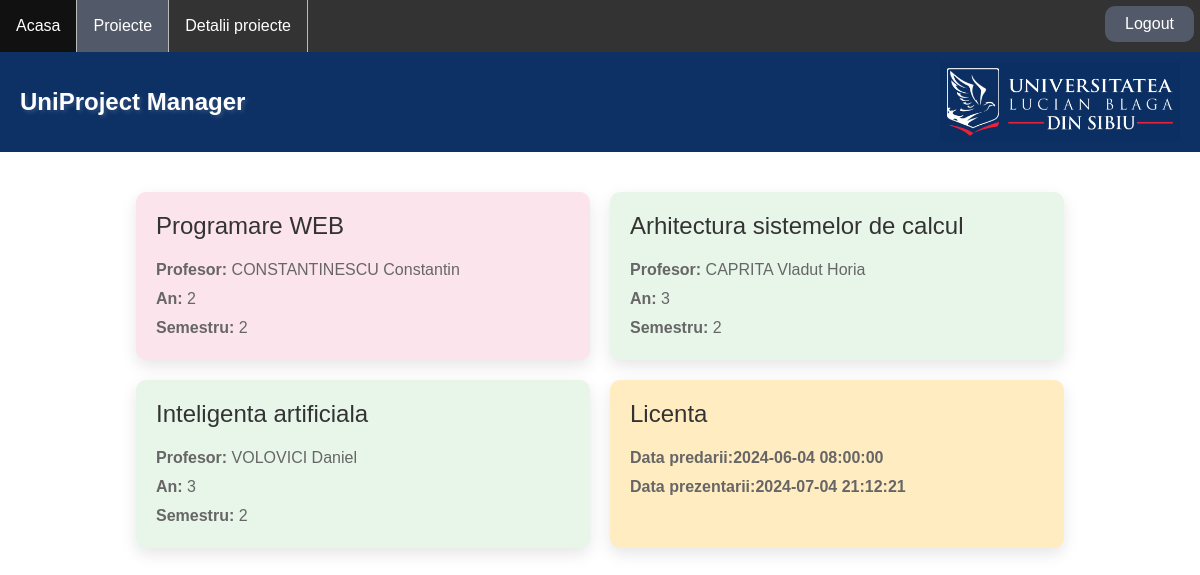
Screenshot of /proiecte_student.php (signed in) with the database file from the repository.
### tables this page shows
CREATE TABLE `orar` (
  `id_orar` int(10) NOT NULL,
  `id_profesor` int(5) NOT NULL DEFAULT 0,
  `id_materie` int(5) NOT NULL DEFAULT 0,
  `id_sala` int(5) NOT NULL DEFAULT 0,
  `id_tip` int(5) NOT NULL DEFAULT 0,
  `paritate` int(1) NOT NULL DEFAULT 0,
  `id_nivel` int(10) NOT NULL DEFAULT 0,
  `zi` char(10) NOT NULL DEFAULT '',
  `id_sem` int(11) NOT NULL DEFAULT 9,
  `info` text NOT NULL
);

CREATE TABLE `materi` (
  `id_materie` int(5) NOT NULL,
  `materie` varchar(100) NOT NULL,
  `id_an` int(10) NOT NULL,
  `sem` tinyint(4) NOT NULL,
  `dep` tinyint(4) NOT NULL
);

CREATE TABLE `profesori` (
  `id_profesor` int(5) NOT NULL,
  `nume` char(50) NOT NULL,
  `dep` int(11) NOT NULL
);

CREATE TABLE `student` (
  `id_student` int(11) NOT NULL,
  `nume` varchar(250) NOT NULL,
  `prenume` varchar(250) NOT NULL,
  `specializare` int(11) NOT NULL,
  `an` int(11) NOT NULL,
  `email` varchar(500) NOT NULL,
  `grupa` varchar(11) NOT NULL
);

CREATE TABLE `specializare` (
  `id_specializare` int(11) NOT NULL,
  `denumire` varchar(500) NOT NULL,
  `data_predare_licenta` datetime DEFAULT current_timestamp(),
  `data_prezentare_licenta` datetime DEFAULT current_timestamp()
);

### proiecte_student.php (the view, shortened to what this page needs)
<!DOCTYPE html>
<html lang="en">
<head>
  <link rel="stylesheet" href="https://cdn.jsdelivr.net/npm/bootstrap@5.3.0/dist/css/bootstrap.min.css">
  <link rel="stylesheet" href="style.css">
  <link rel="stylesheet" href="proiecte.css">
</head>
<?php
$x = $_SESSION['email'];
?>
<?php
include("config.php");
$sql = "SELECT * FROM student CROSS JOIN specializare ON student.specializare=specializare.id_specializare WHERE student.email = '$x'";
$result = $db->query($sql);
$developer = mysqli_fetch_assoc($result);
$specializare=$developer['denumire'];
$id_specializare=$developer['id_specializare'];
$id_student=$developer['id_student'];
$an_curent=$developer['an'];
$data_prezentarii=$developer['data_prezentare_licenta'];
$data_predarii=$developer['data_predare_licenta'];
if($specializare=='Tehnologia Informatiei'){
  $sql3 ="SELECT*
    FROM orar
    CROSS JOIN profesori ON orar.id_profesor=profesori.id_profesor
    CROSS JOIN materi ON orar.id_materie=materi.id_materie
    CROSS JOIN nivele_seri ON orar.id_nivel=nivele_seri.id_ns
    WHERE (profesori.dep='0' OR profesori.dep='1')
          AND orar.id_tip='4'
          AND (nivele_seri.nume_ns='214/1' OR nivele_seri.nume_ns='224/1' OR nivele_seri.nume_ns='233/1' OR nivele_seri.nume_ns='243/1')
    ORDER BY materi.id_an, nume";
  $result_materii = $db->query($sql3);
}
?>
<?php
    require_once "./header_lgd.php"
?>
<br>
</head>
<body>
<div class="container">
        <?php
        $seen_materii = array();
        while ($developer = mysqli_fetch_assoc($result_materii)) {
            if (!in_array($developer['materie'], $seen_materii)) {
                $seen_materii[] = $developer['materie'];
                $class = '';
                switch ($developer['id_an']) {
                    case 2:
                        $class = 'second-year';
                        break;
                    case 3:
                        $class = 'third-year';
                        break;
                }
            }
        ?>
        <div class="card <?php echo $class; ?>" id="<?php echo $developer['id_orar']; ?>" onclick="window.location.href='detalii_proiect_st.php?id_materie=<?php echo $developer['id_materie']; ?>&id_student=<?php echo $id_student; ?>'">
            <h3><?php echo $developer['materie']; ?></h3>
            <p><strong>Profesor:</strong> <?php echo $developer['nume']; ?></p>
            <p><strong>An:</strong> <?php echo $developer['id_an']; ?></p>
            <p><strong>Semestru:</strong> <?php echo $developer['sem']; ?></p>
        </div>
        <?php
        }
        if($an_curent==4){?>
            <div class="card licenta" onclick="window.location.href='delalii_licenta_st.php?id_specializare=<?php echo $id_specializare; ?>&id_student=<?php echo $id_student; ?>'">
                <h3>Licenta</h3>
                <p><strong>Data predarii:<?php echo  $data_predarii?></strong></p>
                <p><strong>Data prezentarii:<?php echo $data_prezentarii?></strong></p>
            </div>
        <?php
        }
        ?>
    </div>
</body>
</html>

### style.css (style rules this page uses)
.container { width: 80%; margin: 0 auto; }

### proiecte.css (style rules this page uses)
.container { display: flex; flex-wrap: wrap; gap: 20px; justify-content: center; }
.card { width: calc(50% - 10px); border: none; border-radius: 10px; padding: 20px; box-shadow: 0 6px 16px rgba(0, 0, 0, 0.1); text-align: left; background: white; transition: transform 0.3s ease-in-out, box-shadow 0.3s ease-in-out; }
.card h3 { color: #333; margin-bottom: 12px; font-size: 24px; }
.card p { margin: 5px 0 0; color: #666; font-size: 16px; }
.second-year { background-color: #fce4ec; }
.third-year { background-color: #e8f5e9; }
.licenta { background-color: #ffecc1; }

### header.css (style rules this page uses)
body { font-family: Arial, Helvetica, sans-serif; }
.container { padding: 16px; }

### rows the page displays
orar: id_materie.materie "Programare WEB", id_profesor.nume "CONSTANTINESCU Constantin", id_materie.id_an "2", id_materie.sem "2"
orar: id_materie.materie "Arhitectura sistemelor de calcul", id_profesor.nume "CAPRITA Vladut Horia", id_materie.id_an "3", id_materie.sem "2"
orar: id_materie.materie "Inteligenta artificiala", id_profesor.nume "VOLOVICI Daniel", id_materie.id_an "3", id_materie.sem "2"
student: specializare.data_predare_licenta "2024-06-04 08:00:00", specializare.data_prezentare_licenta "2024-07-04 21:12:21"
